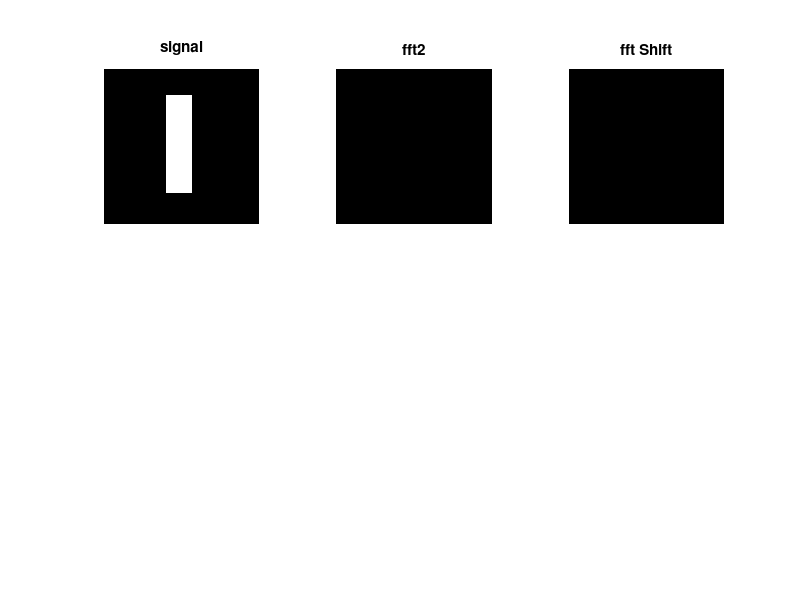

The MATLAB source for this figure:
%{
• Creare un’immagine con N=30 righe e M=30 colonne, con
• un rettangolo bianco centrato su sfondo nero (h=18; w=4)
• Calcolare la FFT e visualizzare lo spettro
• Centrare lo spettro in (N/2,M/2)
• Incrementare la risoluzione dello spettro con zero padding
• Centrare lo spettro in (N/2,M/2)
• Nella visualizzazione delle ampiezze sostituire la scala
lineare con la scala logaritmica (x -> log(abs(x))
%}
%creo la matrice
N = 30
M = 30
matrice = zeros(N,M);
%fillo la matrice
for i=6:24
    for j=13:17
        matrice(i,j) = 1;
	end
end
matrice_fft = fft2(matrice);
matrice_fft = matrice_fft(N/2,N/2);
matrice_fft = length(matrice_fft)*100;
matrice_fft_shifted = fftshift(matrice_fft);

figure
subplot(2,3,1);
imshow(matrice,[]);
title('signal');

subplot(2,3,2);
imshow(log(abs(matrice_fft)),[]);
title('fft2');

subplot(2,3,3);
imshow(matrice_fft_shifted,[]);
title('fft Shift');
